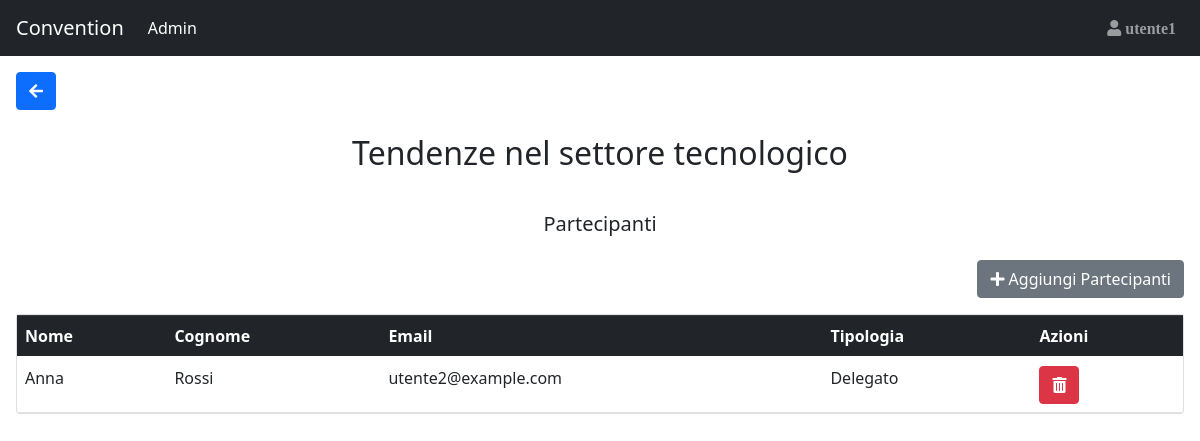
The app's page /Sito_convention/Partecipanti.php?Programma=2 (signed in) with its own data.
### tables this page shows
CREATE TABLE IF NOT EXISTS User(
    Id_user INT(3) NOT NULL AUTO_INCREMENT,
    Mail VARCHAR(30) NULL,
    Password_user CHAR(64) NULL,
    IDPart_fk INT(3) NULL,
    IDRel_fk INT(3) NULL,
    FOREIGN KEY(IDRel_fk) REFERENCES Relatore(IDRel) ON DELETE CASCADE,
    FOREIGN KEY(IDPart_fk) REFERENCES Partecipante(IDPart) ON DELETE CASCADE,
    PRIMARY KEY(Id_user)
);

CREATE TABLE IF NOT EXISTS Speech(
    IDSpeech INT(3) NOT NULL AUTO_INCREMENT,
    Titolo VARCHAR(100) NULL,
    Argomento TEXT NULL,
    PRIMARY KEY(IDSpeech)
);

CREATE TABLE IF NOT EXISTS Programma(
    IDProgramma INT(3) NOT NULL AUTO_INCREMENT,
    FasciaOraria TIME NULL,
    IDSpeech_fk INT(3) NULL,
    NomeSala_fk VARCHAR(20) NULL,
    FOREIGN KEY(IDSpeech_fk) REFERENCES Speech(IDSpeech) ON DELETE CASCADE, 
    FOREIGN KEY(NomeSala_fk) REFERENCES Sala(NomeSala),
    PRIMARY KEY(IDProgramma)
);

CREATE TABLE IF NOT EXISTS Partecipante(
    IDPart INT(3) NOT NULL AUTO_INCREMENT,
    NomePart VARCHAR(20) NULL,
    CognomePart VARCHAR(20) NULL,
    TipologiaPart VARCHAR(20) NULL,
    PRIMARY KEY(IDPart)
);

### Sito_convention/utilitis.php (called while the page is built, shortened)
<?php
    function Controllo_Cookie($wait) {
        if(!(isset($_COOKIE["Tempo_Sessione"])) && ($wait==true)){
            return false;
        }else{
            return true;
        }
    };
    function Controllo_Utente(){
        if (Database::connect()){
            $queryTab= "SELECT Mail FROM User WHERE id_user = ?";
            $parametri=["i",$_SESSION['idUser']];
            if($risultatoUser=Database::executeQuery($queryTab,$parametri,true)){
                if (($risultatoUser->num_rows) == 1){
                    return true;
                }
                else{
                    header("Location: ./destroyer_session.php?call=noexistsnomore".$_SESSION['idUser']);
                    exit;
                }
            }else{
                header("Location: ./destroyer_session.php?call=error internal");
                exit;
            }
        }
    }
    function is_NOTAnonymus() {
        if(isset($_SESSION["idUser"])){
            return true;
        }
        else{
            return false;
        }
    };
?>

### Sito_convention/Database.php (called while the page is built, shortened)
<?php
    class Database {
        private static $host = "localhost";
        private static $username = "root";
        private static $password = "";
        private static $database = "Convention";
        private static $connection;
        public static function connect() {
            self::$connection = new mysqli(self::$host, self::$username, self::$password, self::$database);
            return true;
        }
        public static function executeQuery($query,$parametri,$flag) {
            $stmt = self::$connection->prepare($query);
		    $stmt->bind_param(...$parametri);
            $result2=$stmt->execute();
            $result = $stmt->get_result();
            if ($flag){
                return $result;
            }else{
                return $result2;
            }
        }
    }
?>

### Sito_convention/Partecipanti.php (the view, shortened to what this page needs)
<!DOCTYPE html>
<html lang="en">
<head>
</head>
<body>
    <?php
    include "Database.php";
    include "utilitis.php";
    include_once("dependences.php");
    $where="Admin";
    include_once("navbar.php");
    ?>
    <div class="container-fluid p-3">
    <a href='admin.php'><button class='btn btn-primary mb-2'><i class='fas fa-arrow-left'></i></button></a>
        <?php
        if (Database::connect()){
            if(Controllo_Cookie(true) && Controllo_Utente() && isset($_REQUEST["Programma"])){
                $queryTab= "SELECT Speech.Titolo AS TitoloSpeech FROM Programma JOIN Speech ON Programma.IDSpeech_fk = Speech.IDSpeech WHERE Programma.IDProgramma = ?";
                $parametri=["i",$_REQUEST["Programma"]];
                if($risultatoTitolo=Database::executeQuery($queryTab,$parametri,true)){
                    if (!($risultatoTitolo->num_rows) == 0){
                        $Risposta_speech2=$risultatoTitolo->fetch_assoc();
                        $htmlmio=<<<XYZ
                            <div class="row">
                                <div class="col">
                                    <h2 class='card-title p-2 text-center p-3'>{$Risposta_speech2["TitoloSpeech"]}</h2>
                                </div>
                            </div>
                            <div class="row">
                                <div class="col">
                                    <h5 class='card-title p-2 text-center p-3'>Partecipanti</h5>
                                </div>
                            </div>
                            <div class="col text-end mb-3 pr-0">
                                <form action="AggiungiPersonal.php" method="post">
                                    <button class="btn btn-secondary" type="submit"><i class="fas fa-plus"></i> Aggiungi Partecipanti</button>
                                </form>
                            </div>
                        XYZ;
                        echo $htmlmio;
                    }
                }
                $queryTab= "SELECT IDPart, NomePart, CognomePart, TipologiaPart, Mail, IDSpeech_fk FROM Programma JOIN Sceglie ON Programma.IDProgramma = Sceglie.IDProgramma_fk LEFT JOIN Partecipante ON Sceglie.IDPart_fk = Partecipante.IDPart LEFT JOIN User ON Partecipante.IDPart = User.IDPart_fk WHERE Programma.IDProgramma = ?";
                $parametri=["i",$_REQUEST["Programma"]];
                if($risultatoSpeech=Database::executeQuery($queryTab,$parametri,true)){
                    if (!($risultatoSpeech->num_rows) == 0){
                        $htmlmio=<<<XYZ
                        <div class="card">
                            <table class='table mb-0'>
                                <thead class="thead-dark">
                                    <tr>
                                        <th>Nome</th>
                                        <th>Cognome</th>
                                        <th>Email</th>
                                        <th>Tipologia</th>
                                        <th>Azioni</th>
                                    </tr>
                                </thead>
                                <tbody>
                        XYZ;
                        echo $htmlmio;
                        while($Risposta_speech=mysqli_fetch_array($risultatoSpeech)) {
                            if ($Risposta_speech["Mail"]==""){
                                $maill="Non disponibile";
                            }
                            else{
                                $maill=$Risposta_speech["Mail"];
                            }
                            echo "<tr>";
                                echo "<td>" . $Risposta_speech["NomePart"] . "</td>";
                                echo "<td>" . $Risposta_speech["CognomePart"] . "</td>";
                                echo "<td>" . $maill . "</td>";
                                echo "<td>" . $Risposta_speech["TipologiaPart"] . "</td>";
                                echo "<td><form action='Abbandona.php?who=Admin' method='POST'><input type='hidden' name='IdPart' value=".$Risposta_speech['IDPart']." /><input type='hidden' name='QualeSpeech' value=".$Risposta_speech["IDSpeech_fk"]." /><button onClick=\"javascript: return confirm('Sicuro?');\" type='submit' class='btn btn-danger' title='Elimina Partecipante dallo Speech'><i class='fas fa-trash-alt'></i></button></form></td>";
                        }
                        $htmlmio =<<<XYZ
                                </tbody>
                            </div>
                        </table>
                        XYZ;
                        echo $htmlmio;
                    }
                    else{
                        echo "Non c'è nessun partecipante";
                    }
                }
            }
        }
        ?>
    </div>
</body>
</html>

### Sito_convention/navbar.php (shortened to what this page needs)
<nav class="navbar navbar-expand-md bg-dark navbar-dark sticky-top">
    <a class="navbar-brand" href=<?php echo $returnto1;?>>Convention</a>
    <div id="navb" class="navbar-collapse collapse hide">
        <ul class="navbar-nav">
        <li class="nav-item active">
            <a class="nav-link" href=<?php echo $returnto2;?>><?php echo $where; ?></a>
        </li>
        </ul>
        <?php
            include_once("dependences.php");
            if(is_NOTAnonymus()){
                if (Database::connect()){
                    $queryTab= "SELECT Mail FROM User WHERE id_user = ?";
                    $parametri=["i",$_SESSION['idUser']];
                    if($risultatoUser=Database::executeQuery($queryTab,$parametri,true)){
                        if (($risultatoUser->num_rows) == 1){
                            $Risposta_user=$risultatoUser->fetch_assoc();
                            $nome = strtok($Risposta_user['Mail'], '@');
                            $htmlmio = <<<XYZ
                            <ul class="nav navbar-nav ml-auto dropleft">
                                <div class="dropdown">
                                <div class="dropdown-menu" aria-labelledby="dropdownMenuButton">
                                <a class="dropdown-item" href="information.php?nameuser=$nome"><i class="fas fa-info-circle"></i> Info Account</a>
                                <a class="dropdown-item" href="destroyer_session.php"><span class="fas fa-sign-in-alt"></span> Logout</a>
                                </div>
                            </div>
                                <a type="button" id="dropdownMenuButton" data-toggle="dropdown" aria-haspopup="true" aria-expanded="false" class="nav-link" href="#"><span class="fas fa-user"> {$nome} </span></a>
                                </div>
                            </li>
                            </ul>
                            XYZ;
                            echo $htmlmio;
                        }
                        else{
                            header("Location: ./destroyer_session.php?call=controllo utente 2 header");
                            exit;
                        }
                    }
                }
            }
        ?>
</nav>

### records on screen
user: Mail "utente1"
speech: Titolo "Tendenze nel settore tecnologico"
programma: partecipante.NomePart "Anna", partecipante.CognomePart "Rossi", user.Mail "utente2@example.com", partecipante.TipologiaPart "Delegato"

### other values on screen
$where "Admin"
